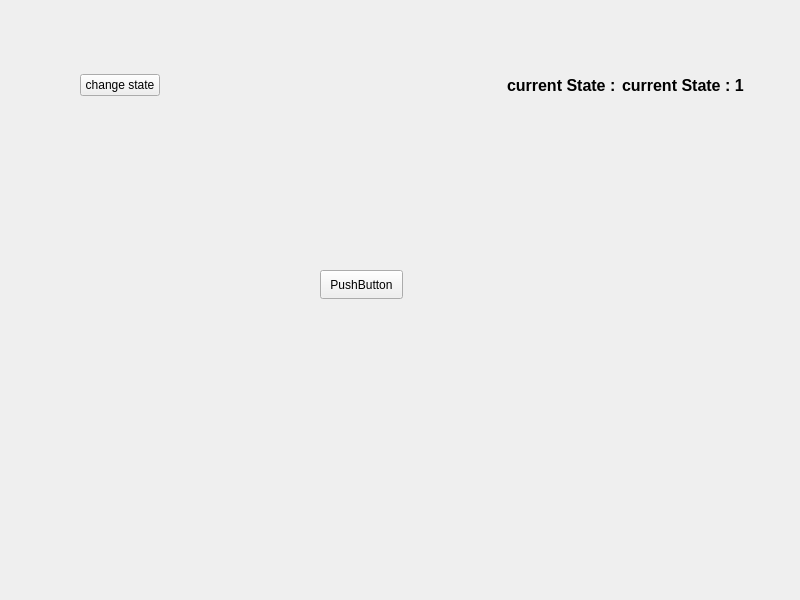
<?xml version="1.0" encoding="UTF-8"?>
<ui version="4.0">
 <class>Widget</class>
 <widget class="QWidget" name="Widget">
  <property name="geometry">
   <rect>
    <x>0</x>
    <y>0</y>
    <width>800</width>
    <height>600</height>
   </rect>
  </property>
  <property name="windowTitle">
   <string>Widget</string>
  </property>
  <widget class="QPushButton" name="pushButtonMachine">
   <property name="geometry">
    <rect>
     <x>320</x>
     <y>270</y>
     <width>83</width>
     <height>29</height>
    </rect>
   </property>
   <property name="text">
    <string>PushButton</string>
   </property>
  </widget>
  <widget class="QWidget" name="">
   <property name="geometry">
    <rect>
     <x>80</x>
     <y>70</y>
     <width>664</width>
     <height>31</height>
    </rect>
   </property>
   <layout class="QHBoxLayout" name="horizontalLayout_2">
    <item>
     <widget class="QPushButton" name="changeStatebtn">
      <property name="text">
       <string>change state</string>
      </property>
     </widget>
    </item>
    <item>
     <spacer name="horizontalSpacer">
      <property name="orientation">
       <enum>Qt::Horizontal</enum>
      </property>
      <property name="sizeHint" stdset="0">
       <size>
        <width>258</width>
        <height>20</height>
       </size>
      </property>
     </spacer>
    </item>
    <item>
     <layout class="QHBoxLayout" name="horizontalLayout">
      <item>
       <widget class="QLabel" name="label">
        <property name="font">
         <font>
          <pointsize>12</pointsize>
          <bold>true</bold>
         </font>
        </property>
        <property name="text">
         <string>current State :</string>
        </property>
       </widget>
      </item>
      <item>
       <widget class="QLabel" name="statelabel">
        <property name="font">
         <font>
          <pointsize>12</pointsize>
          <bold>true</bold>
         </font>
        </property>
        <property name="text">
         <string>current State : 1</string>
        </property>
       </widget>
      </item>
     </layout>
    </item>
   </layout>
  </widget>
 </widget>
 <resources/>
 <connections/>
</ui>
